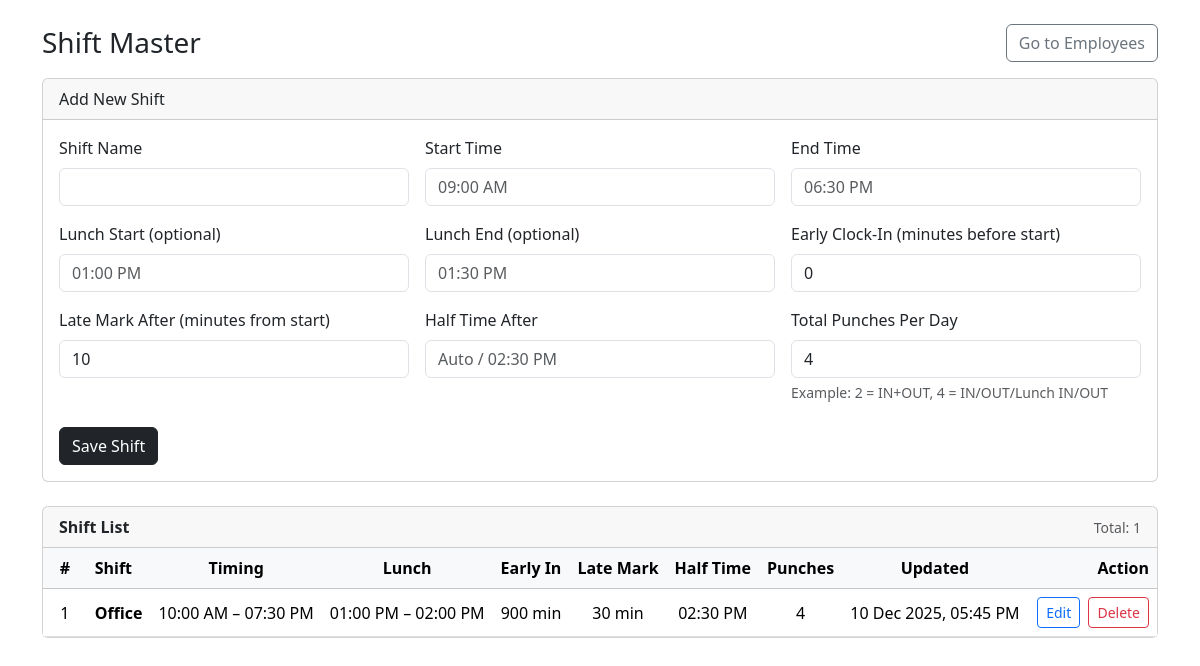
Page /admin/hr/shifts.php on the earlier database version.
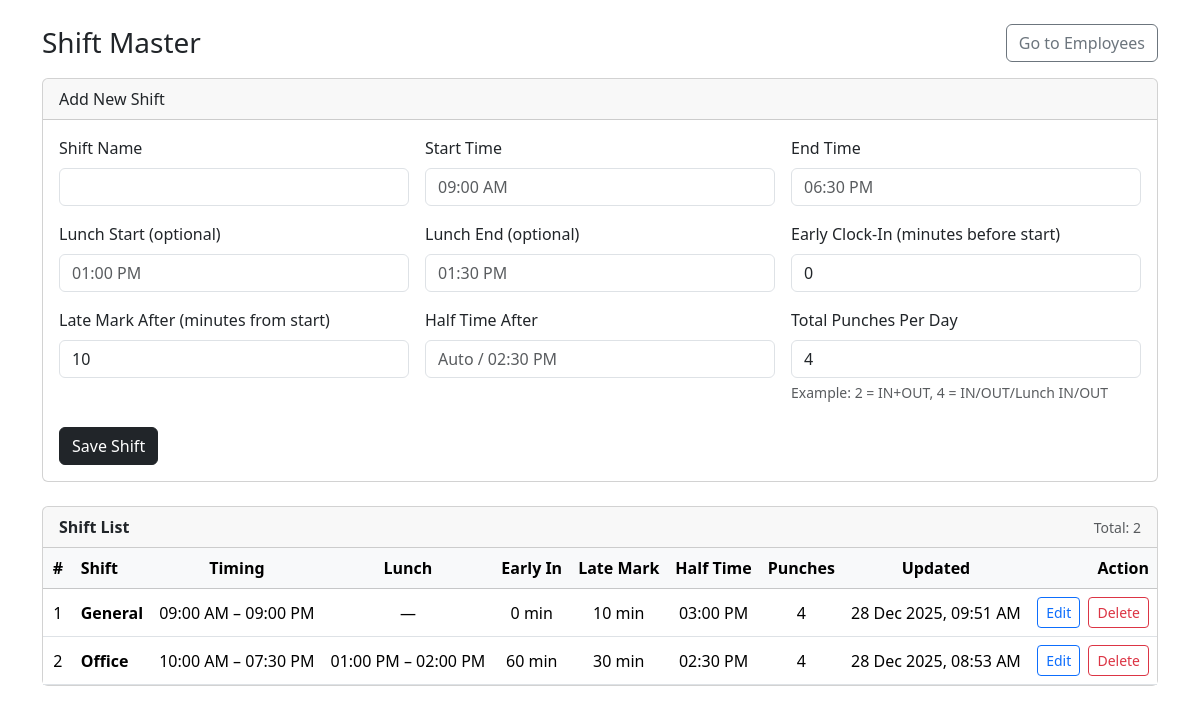
Same page on the later database version.
### tables this page shows
CREATE TABLE IF NOT EXISTS `shifts` (
  `id` int NOT NULL AUTO_INCREMENT,
  `shift_name` varchar(50) NOT NULL,
  `start_time` time NOT NULL,
  `end_time` time NOT NULL,
  `lunch_start` time DEFAULT NULL,
  `lunch_end` time DEFAULT NULL,
  `early_clock_in_before` int NOT NULL DEFAULT '0',
  `late_mark_after` int NOT NULL,
  `half_day_after` int NOT NULL,
  `total_punches` int NOT NULL,
  `created_at` timestamp NOT NULL DEFAULT CURRENT_TIMESTAMP,
  `updated_at` timestamp NULL DEFAULT NULL,
  PRIMARY KEY (`id`)
);

### admin/hr/shifts.php (the view, shortened to what the changed rows need)
<?php
include '../config/db.php';
$errors = [];
$editRow = null;
$list = $con->query("SELECT * FROM shifts ORDER BY shift_name ASC");
function renderShiftContent($errors, $editRow, $list) {
?>
<div class="container py-4">
  <div class="card">
    <div class="card-header d-flex justify-content-between align-items-center">
      <span class="fw-semibold">Shift List</span>
      <small class="text-muted">
        Total: <?php echo $list ? $list->num_rows : 0; ?>
      </small>
    </div>
    <div class="card-body p-0">
      <div class="table-responsive">
        <table class="table table-hover align-middle mb-0">
          <thead class="table-light">
            <tr class="text-nowrap text-center">
              <th style="width: 50px;">#</th>
              <th class="text-start">Shift</th>
              <th>Timing</th>
              <th>Lunch</th>
              <th>Early In</th>
              <th>Late Mark</th>
              <th>Half Time</th>
              <th>Punches</th>
              <th>Updated</th>
              <th style="width: 130px;" class="text-end">Action</th>
            </tr>
          </thead>
          <tbody>
          <?php
          $i = 1;
          if ($list && $list->num_rows > 0) {
              while ($row = $list->fetch_assoc()) {
                  $startDisp = date('h:i A', strtotime($row['start_time']));
                  $endDisp   = date('h:i A', strtotime($row['end_time']));
                  $timing    = "$startDisp – $endDisp";
                  if (!empty($row['lunch_start']) && !empty($row['lunch_end'])) {
                      $lunchStart = date('h:i A', strtotime($row['lunch_start']));
                      $lunchEnd   = date('h:i A', strtotime($row['lunch_end']));
                      $lunch      = "$lunchStart – $lunchEnd";
                  } else {
                      $lunch = '—';
                  }
                  $halfTime = '—';
                  if (!empty($row['start_time']) && isset($row['half_day_after'])) {
                      $halfTs   = strtotime($row['start_time']) + ((int)$row['half_day_after'] * 60);
                      $halfTime = date('h:i A', $halfTs);
                  }
                  $updatedTs = $row['updated_at'] ?: $row['created_at'];
                  $updated   = date('d M Y, h:i A', strtotime($updatedTs));
          ?>
            <tr class="text-center text-nowrap">
              <td><?php echo $i++; ?></td>
              <td class="text-start">
                <div class="fw-semibold">
                  <?php echo htmlspecialchars($row['shift_name']); ?>
                </div>
              </td>
              <td><?php echo $timing; ?></td>
              <td><?php echo $lunch; ?></td>
              <td><?php echo (int)$row['early_clock_in_before']; ?> min</td>
              <td><?php echo (int)$row['late_mark_after']; ?> min</td>
              <td><?php echo $halfTime; ?></td>
              <td><?php echo (int)$row['total_punches']; ?></td>
              <td><?php echo $updated; ?></td>
              <td class="text-end text-nowrap">
                <?php if ($GLOBALS['isAjax']) { ?>
                  <a href="javascript:void(0)"
                     class="btn btn-sm btn-outline-primary me-1 shift-edit"
                     data-edit-id="<?php echo $row['id']; ?>">
                    Edit
                  </a>
                  <a href="javascript:void(0)"
                     class="btn btn-sm btn-outline-danger shift-delete"
                     data-del-id="<?php echo $row['id']; ?>">
                    Delete
                  </a>
                <?php } else { ?>
                  <a href="shifts.php?edit=<?php echo $row['id']; ?>"
                     class="btn btn-sm btn-outline-primary me-1">
                    Edit
                  </a>
                  <a href="shifts.php?delete=<?php echo $row['id']; ?>"
                     class="btn btn-sm btn-outline-danger"
                     onclick="return confirm('Delete this shift?');">
                    Delete
                  </a>
                <?php } ?>
              </td>
            </tr>
          <?php
              }
          } ?>
          </tbody>
        </table>
      </div>
    </div>
  </div>
</div>
<?php
}
?>
<!DOCTYPE html>
<html lang="en">
<head>
  <link href="https://cdn.jsdelivr.net/npm/bootstrap@5.3.3/dist/css/bootstrap.min.css" rel="stylesheet">
</head>
<body>
<?php renderShiftContent($errors, $editRow, $list); ?>
</body>
</html>

Differences in the rows shown:
added shifts: shift_name "General", timing "09:00 AM – 09:00 PM", lunch_start "—", early_clock_in_before "0", late_mark_after "10", halfTime "03:00 PM", total_punches "4", updated "28 Dec 2025, 09:51 AM"
changed shifts "Office": early_clock_in_before "900" → "60"; updated_at "10 Dec 2025, 05:45 PM" → "28 Dec 2025, 08:53 AM"
Other differences:
$list->num_rows: "1" → "2"
